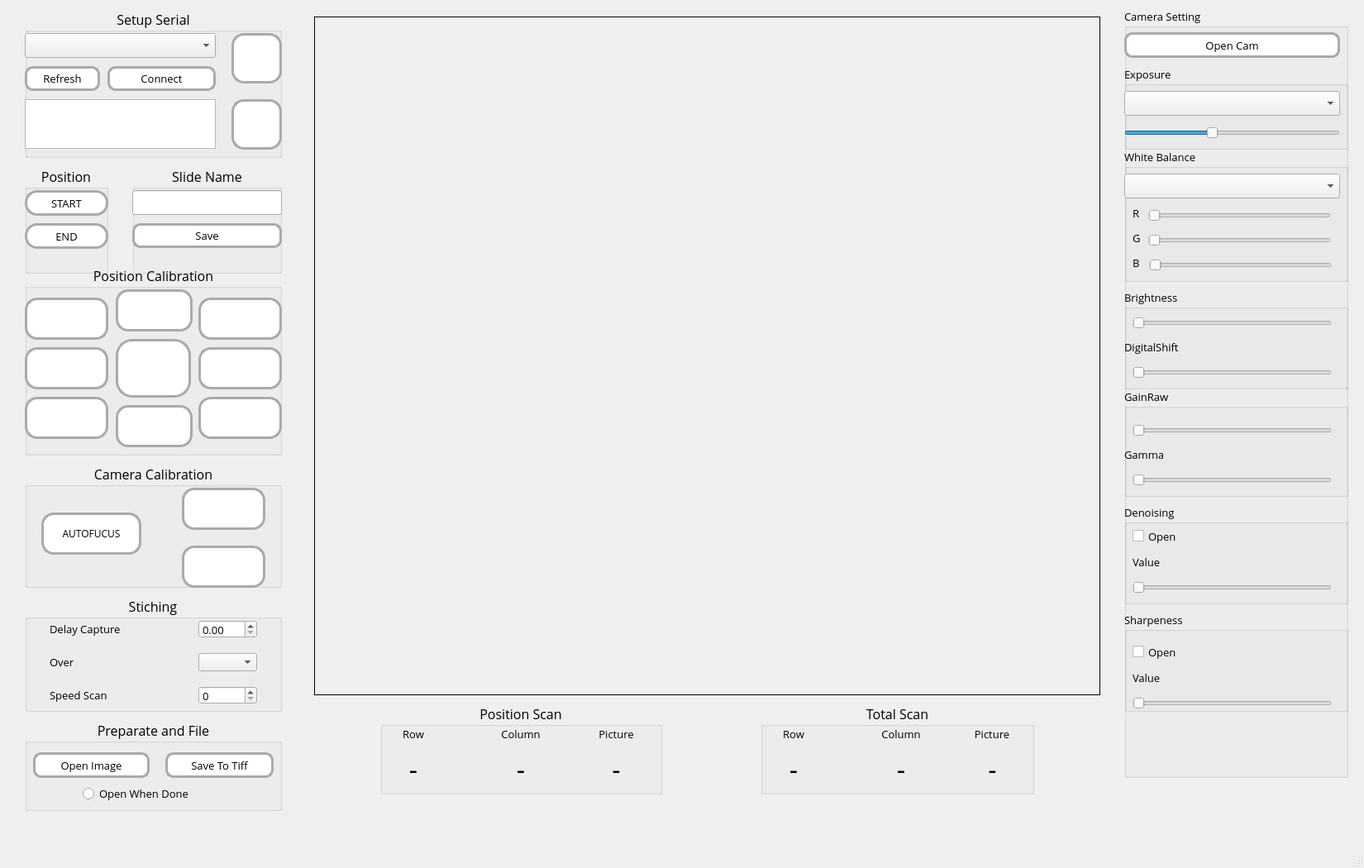
<?xml version="1.0" encoding="UTF-8"?>
<ui version="4.0">
 <class>MicroscannerTest</class>
 <widget class="QMainWindow" name="MicroscannerTest">
  <property name="enabled">
   <bool>true</bool>
  </property>
  <property name="geometry">
   <rect>
    <x>0</x>
    <y>0</y>
    <width>1650</width>
    <height>1050</height>
   </rect>
  </property>
  <property name="font">
   <font>
    <family>Open Sans</family>
    <kerning>true</kerning>
   </font>
  </property>
  <property name="windowTitle">
   <string notr="true">Microscanner Test</string>
  </property>
  <property name="layoutDirection">
   <enum>Qt::LeftToRight</enum>
  </property>
  <property name="autoFillBackground">
   <bool>false</bool>
  </property>
  <widget class="QWidget" name="centralwidget">
   <widget class="QLabel" name="capturelbl">
    <property name="geometry">
     <rect>
      <x>380</x>
      <y>20</y>
      <width>951</width>
      <height>821</height>
     </rect>
    </property>
    <property name="frameShape">
     <enum>QFrame::Box</enum>
    </property>
    <property name="frameShadow">
     <enum>QFrame::Plain</enum>
    </property>
    <property name="lineWidth">
     <number>1</number>
    </property>
    <property name="text">
     <string/>
    </property>
   </widget>
   <widget class="QGroupBox" name="groupBox_2">
    <property name="geometry">
     <rect>
      <x>1360</x>
      <y>10</y>
      <width>271</width>
      <height>931</height>
     </rect>
    </property>
    <property name="font">
     <font>
      <family>Open Sans</family>
      <pointsize>10</pointsize>
     </font>
    </property>
    <property name="title">
     <string>Camera Setting</string>
    </property>
    <property name="flat">
     <bool>true</bool>
    </property>
    <widget class="QPushButton" name="openCam_btn">
     <property name="geometry">
      <rect>
       <x>0</x>
       <y>29</y>
       <width>261</width>
       <height>31</height>
      </rect>
     </property>
     <property name="styleSheet">
      <string notr="true">QPushButton{
	border-radius: 10px;
	border-top: 3px solid #aaaaaa;
	border-left: 3px solid #aaaaaa;
	border-right: 3px solid #aaaaaa;
	border-bottom: 3px solid #aaaaaa;
	background-color: white;
}

QPushButton:pressed{
	background-color: solid #aaaaaa;
	
}</string>
     </property>
     <property name="text">
      <string>Open Cam</string>
     </property>
    </widget>
    <widget class="QGroupBox" name="groupBox_4">
     <property name="geometry">
      <rect>
       <x>0</x>
       <y>70</y>
       <width>271</width>
       <height>101</height>
      </rect>
     </property>
     <property name="font">
      <font>
       <pointsize>10</pointsize>
      </font>
     </property>
     <property name="title">
      <string>Exposure</string>
     </property>
     <property name="flat">
      <bool>true</bool>
     </property>
     <widget class="QComboBox" name="exposureMode">
      <property name="geometry">
       <rect>
        <x>0</x>
        <y>30</y>
        <width>261</width>
        <height>30</height>
       </rect>
      </property>
     </widget>
     <widget class="QSlider" name="exposure_slider">
      <property name="geometry">
       <rect>
        <x>0</x>
        <y>70</y>
        <width>261</width>
        <height>22</height>
       </rect>
      </property>
      <property name="value">
       <number>40</number>
      </property>
      <property name="orientation">
       <enum>Qt::Horizontal</enum>
      </property>
     </widget>
    </widget>
    <widget class="QGroupBox" name="groupBox_5">
     <property name="geometry">
      <rect>
       <x>0</x>
       <y>170</y>
       <width>271</width>
       <height>161</height>
      </rect>
     </property>
     <property name="font">
      <font>
       <pointsize>10</pointsize>
      </font>
     </property>
     <property name="title">
      <string>White Balance</string>
     </property>
     <property name="flat">
      <bool>true</bool>
     </property>
     <widget class="QComboBox" name="WBMode">
      <property name="geometry">
       <rect>
        <x>0</x>
        <y>30</y>
        <width>261</width>
        <height>30</height>
       </rect>
      </property>
     </widget>
     <widget class="QSlider" name="R_slider">
      <property name="geometry">
       <rect>
        <x>29</x>
        <y>70</y>
        <width>221</width>
        <height>22</height>
       </rect>
      </property>
      <property name="orientation">
       <enum>Qt::Horizontal</enum>
      </property>
     </widget>
     <widget class="QSlider" name="G_slider">
      <property name="geometry">
       <rect>
        <x>29</x>
        <y>100</y>
        <width>221</width>
        <height>22</height>
       </rect>
      </property>
      <property name="orientation">
       <enum>Qt::Horizontal</enum>
      </property>
     </widget>
     <widget class="QSlider" name="B_slider">
      <property name="geometry">
       <rect>
        <x>30</x>
        <y>130</y>
        <width>221</width>
        <height>22</height>
       </rect>
      </property>
      <property name="orientation">
       <enum>Qt::Horizontal</enum>
      </property>
     </widget>
     <widget class="QLabel" name="label_4">
      <property name="geometry">
       <rect>
        <x>10</x>
        <y>70</y>
        <width>16</width>
        <height>16</height>
       </rect>
      </property>
      <property name="text">
       <string>R</string>
      </property>
     </widget>
     <widget class="QLabel" name="label_6">
      <property name="geometry">
       <rect>
        <x>10</x>
        <y>100</y>
        <width>16</width>
        <height>16</height>
       </rect>
      </property>
      <property name="text">
       <string>G</string>
      </property>
     </widget>
     <widget class="QLabel" name="label_9">
      <property name="geometry">
       <rect>
        <x>10</x>
        <y>130</y>
        <width>16</width>
        <height>16</height>
       </rect>
      </property>
      <property name="text">
       <string>B</string>
      </property>
     </widget>
    </widget>
    <widget class="QGroupBox" name="groupBox_6">
     <property name="geometry">
      <rect>
       <x>0</x>
       <y>340</y>
       <width>271</width>
       <height>121</height>
      </rect>
     </property>
     <property name="font">
      <font>
       <pointsize>10</pointsize>
      </font>
     </property>
     <property name="title">
      <string>Brightness</string>
     </property>
     <property name="flat">
      <bool>true</bool>
     </property>
     <widget class="QSlider" name="brightness_slider">
      <property name="geometry">
       <rect>
        <x>10</x>
        <y>30</y>
        <width>241</width>
        <height>22</height>
       </rect>
      </property>
      <property name="orientation">
       <enum>Qt::Horizontal</enum>
      </property>
     </widget>
     <widget class="QSlider" name="digitalShift_slider">
      <property name="geometry">
       <rect>
        <x>10</x>
        <y>90</y>
        <width>241</width>
        <height>22</height>
       </rect>
      </property>
      <property name="orientation">
       <enum>Qt::Horizontal</enum>
      </property>
     </widget>
     <widget class="QLabel" name="label_3">
      <property name="geometry">
       <rect>
        <x>0</x>
        <y>60</y>
        <width>131</width>
        <height>20</height>
       </rect>
      </property>
      <property name="text">
       <string>DigitalShift</string>
      </property>
     </widget>
    </widget>
    <widget class="QGroupBox" name="groupBox_7">
     <property name="geometry">
      <rect>
       <x>0</x>
       <y>460</y>
       <width>271</width>
       <height>131</height>
      </rect>
     </property>
     <property name="font">
      <font>
       <pointsize>10</pointsize>
      </font>
     </property>
     <property name="title">
      <string>GainRaw</string>
     </property>
     <property name="flat">
      <bool>true</bool>
     </property>
     <widget class="QSlider" name="gainRaw_slider">
      <property name="geometry">
       <rect>
        <x>10</x>
        <y>40</y>
        <width>241</width>
        <height>22</height>
       </rect>
      </property>
      <property name="orientation">
       <enum>Qt::Horizontal</enum>
      </property>
     </widget>
     <widget class="QSlider" name="gamma_slider">
      <property name="geometry">
       <rect>
        <x>10</x>
        <y>100</y>
        <width>241</width>
        <height>22</height>
       </rect>
      </property>
      <property name="orientation">
       <enum>Qt::Horizontal</enum>
      </property>
     </widget>
     <widget class="QLabel" name="label_5">
      <property name="geometry">
       <rect>
        <x>0</x>
        <y>70</y>
        <width>131</width>
        <height>20</height>
       </rect>
      </property>
      <property name="text">
       <string>Gamma</string>
      </property>
     </widget>
    </widget>
    <widget class="QGroupBox" name="groupBox_8">
     <property name="geometry">
      <rect>
       <x>0</x>
       <y>600</y>
       <width>271</width>
       <height>121</height>
      </rect>
     </property>
     <property name="font">
      <font>
       <pointsize>10</pointsize>
      </font>
     </property>
     <property name="title">
      <string>Denoising</string>
     </property>
     <property name="flat">
      <bool>true</bool>
     </property>
     <widget class="QSlider" name="denoising_slider">
      <property name="geometry">
       <rect>
        <x>10</x>
        <y>90</y>
        <width>241</width>
        <height>22</height>
       </rect>
      </property>
      <property name="orientation">
       <enum>Qt::Horizontal</enum>
      </property>
     </widget>
     <widget class="QLabel" name="denoising_lbl">
      <property name="geometry">
       <rect>
        <x>10</x>
        <y>60</y>
        <width>131</width>
        <height>20</height>
       </rect>
      </property>
      <property name="text">
       <string>Value</string>
      </property>
     </widget>
     <widget class="QCheckBox" name="denoising_cb">
      <property name="geometry">
       <rect>
        <x>10</x>
        <y>30</y>
        <width>70</width>
        <height>17</height>
       </rect>
      </property>
      <property name="text">
       <string>Open</string>
      </property>
     </widget>
    </widget>
    <widget class="QGroupBox" name="groupBox_9">
     <property name="geometry">
      <rect>
       <x>0</x>
       <y>730</y>
       <width>271</width>
       <height>121</height>
      </rect>
     </property>
     <property name="font">
      <font>
       <pointsize>10</pointsize>
      </font>
     </property>
     <property name="title">
      <string>Sharpeness</string>
     </property>
     <property name="flat">
      <bool>true</bool>
     </property>
     <widget class="QSlider" name="sharpness_slider">
      <property name="geometry">
       <rect>
        <x>10</x>
        <y>100</y>
        <width>241</width>
        <height>22</height>
       </rect>
      </property>
      <property name="orientation">
       <enum>Qt::Horizontal</enum>
      </property>
     </widget>
     <widget class="QLabel" name="denoising_slider_3">
      <property name="geometry">
       <rect>
        <x>10</x>
        <y>70</y>
        <width>131</width>
        <height>20</height>
       </rect>
      </property>
      <property name="text">
       <string>Value</string>
      </property>
     </widget>
     <widget class="QCheckBox" name="sharpness_cb">
      <property name="geometry">
       <rect>
        <x>10</x>
        <y>40</y>
        <width>70</width>
        <height>17</height>
       </rect>
      </property>
      <property name="text">
       <string>Open</string>
      </property>
     </widget>
    </widget>
   </widget>
   <widget class="QGroupBox" name="groupBox_3">
    <property name="enabled">
     <bool>true</bool>
    </property>
    <property name="geometry">
     <rect>
      <x>30</x>
      <y>10</y>
      <width>311</width>
      <height>181</height>
     </rect>
    </property>
    <property name="font">
     <font>
      <family>Open Sans</family>
      <pointsize>12</pointsize>
     </font>
    </property>
    <property name="toolTip">
     <string/>
    </property>
    <property name="title">
     <string>Setup Serial</string>
    </property>
    <property name="alignment">
     <set>Qt::AlignCenter</set>
    </property>
    <property name="flat">
     <bool>true</bool>
    </property>
    <widget class="QTextEdit" name="status_txt">
     <property name="enabled">
      <bool>true</bool>
     </property>
     <property name="geometry">
      <rect>
       <x>0</x>
       <y>110</y>
       <width>231</width>
       <height>60</height>
      </rect>
     </property>
     <property name="toolTip">
      <string/>
     </property>
     <property name="autoFillBackground">
      <bool>false</bool>
     </property>
     <property name="readOnly">
      <bool>true</bool>
     </property>
    </widget>
    <widget class="QComboBox" name="comCombo">
     <property name="enabled">
      <bool>true</bool>
     </property>
     <property name="geometry">
      <rect>
       <x>0</x>
       <y>30</y>
       <width>231</width>
       <height>30</height>
      </rect>
     </property>
     <property name="font">
      <font>
       <pointsize>12</pointsize>
      </font>
     </property>
     <property name="toolTip">
      <string/>
     </property>
     <property name="whatsThis">
      <string/>
     </property>
     <property name="currentText">
      <string/>
     </property>
    </widget>
    <widget class="QPushButton" name="connect_btn">
     <property name="enabled">
      <bool>true</bool>
     </property>
     <property name="geometry">
      <rect>
       <x>100</x>
       <y>70</y>
       <width>131</width>
       <height>30</height>
      </rect>
     </property>
     <property name="font">
      <font>
       <pointsize>10</pointsize>
      </font>
     </property>
     <property name="toolTip">
      <string/>
     </property>
     <property name="styleSheet">
      <string notr="true">QPushButton{
	border-radius: 10px;
	border-top: 3px solid #aaaaaa;
	border-left: 3px solid #aaaaaa;
	border-right: 3px solid #aaaaaa;
	border-bottom: 3px solid #aaaaaa;
	background-color: white;
}

QPushButton:pressed{
	background-color: solid #aaaaaa;
	
}</string>
     </property>
     <property name="text">
      <string>Connect</string>
     </property>
    </widget>
    <widget class="QPushButton" name="comRefresh_btn">
     <property name="enabled">
      <bool>true</bool>
     </property>
     <property name="geometry">
      <rect>
       <x>0</x>
       <y>70</y>
       <width>91</width>
       <height>30</height>
      </rect>
     </property>
     <property name="font">
      <font>
       <pointsize>10</pointsize>
      </font>
     </property>
     <property name="toolTip">
      <string/>
     </property>
     <property name="styleSheet">
      <string notr="true">QPushButton{
	border-radius: 10px;
	border-top: 3px solid #aaaaaa;
	border-left: 3px solid #aaaaaa;
	border-right: 3px solid #aaaaaa;
	border-bottom: 3px solid #aaaaaa;
	background-color: white;
}

QPushButton:pressed{
	background-color: solid #aaaaaa;
	
}</string>
     </property>
     <property name="text">
      <string>Refresh</string>
     </property>
    </widget>
   </widget>
   <widget class="QGroupBox" name="groupBox">
    <property name="geometry">
     <rect>
      <x>160</x>
      <y>200</y>
      <width>181</width>
      <height>131</height>
     </rect>
    </property>
    <property name="font">
     <font>
      <family>Open Sans</family>
      <pointsize>12</pointsize>
     </font>
    </property>
    <property name="title">
     <string>Slide Name</string>
    </property>
    <property name="alignment">
     <set>Qt::AlignCenter</set>
    </property>
    <property name="flat">
     <bool>true</bool>
    </property>
    <widget class="QLineEdit" name="namaSlide_text">
     <property name="geometry">
      <rect>
       <x>0</x>
       <y>30</y>
       <width>181</width>
       <height>30</height>
      </rect>
     </property>
     <property name="font">
      <font>
       <pointsize>10</pointsize>
      </font>
     </property>
    </widget>
    <widget class="QPushButton" name="namaSlide_btn">
     <property name="geometry">
      <rect>
       <x>0</x>
       <y>70</y>
       <width>181</width>
       <height>30</height>
      </rect>
     </property>
     <property name="font">
      <font>
       <pointsize>10</pointsize>
      </font>
     </property>
     <property name="styleSheet">
      <string notr="true">QPushButton{
	border-radius: 10px;
	border-top: 3px solid #aaaaaa;
	border-left: 3px solid #aaaaaa;
	border-right: 3px solid #aaaaaa;
	border-bottom: 3px solid #aaaaaa;
	background-color: white;
}

QPushButton:pressed{
	background-color: solid #aaaaaa;
	
}</string>
     </property>
     <property name="text">
      <string>Save</string>
     </property>
    </widget>
   </widget>
   <widget class="QGroupBox" name="groupBox_10">
    <property name="geometry">
     <rect>
      <x>460</x>
      <y>850</y>
      <width>341</width>
      <height>111</height>
     </rect>
    </property>
    <property name="font">
     <font>
      <family>Open Sans</family>
      <pointsize>12</pointsize>
     </font>
    </property>
    <property name="title">
     <string>Position Scan</string>
    </property>
    <property name="alignment">
     <set>Qt::AlignCenter</set>
    </property>
    <property name="flat">
     <bool>true</bool>
    </property>
    <widget class="QLabel" name="currRow_lbl">
     <property name="geometry">
      <rect>
       <x>0</x>
       <y>60</y>
       <width>80</width>
       <height>41</height>
      </rect>
     </property>
     <property name="font">
      <font>
       <pointsize>24</pointsize>
      </font>
     </property>
     <property name="text">
      <string>-</string>
     </property>
     <property name="alignment">
      <set>Qt::AlignCenter</set>
     </property>
    </widget>
    <widget class="QLabel" name="label_15">
     <property name="geometry">
      <rect>
       <x>0</x>
       <y>30</y>
       <width>80</width>
       <height>16</height>
      </rect>
     </property>
     <property name="font">
      <font>
       <pointsize>10</pointsize>
      </font>
     </property>
     <property name="text">
      <string>Row</string>
     </property>
     <property name="alignment">
      <set>Qt::AlignCenter</set>
     </property>
    </widget>
    <widget class="QLabel" name="currCol_lbl">
     <property name="geometry">
      <rect>
       <x>130</x>
       <y>60</y>
       <width>80</width>
       <height>41</height>
      </rect>
     </property>
     <property name="font">
      <font>
       <pointsize>24</pointsize>
      </font>
     </property>
     <property name="text">
      <string>-</string>
     </property>
     <property name="alignment">
      <set>Qt::AlignCenter</set>
     </property>
    </widget>
    <widget class="QLabel" name="label_16">
     <property name="geometry">
      <rect>
       <x>130</x>
       <y>30</y>
       <width>80</width>
       <height>16</height>
      </rect>
     </property>
     <property name="font">
      <font>
       <pointsize>10</pointsize>
      </font>
     </property>
     <property name="text">
      <string>Column</string>
     </property>
     <property name="alignment">
      <set>Qt::AlignCenter</set>
     </property>
    </widget>
    <widget class="QLabel" name="currImg_lbl">
     <property name="geometry">
      <rect>
       <x>210</x>
       <y>60</y>
       <width>151</width>
       <height>41</height>
      </rect>
     </property>
     <property name="font">
      <font>
       <pointsize>24</pointsize>
      </font>
     </property>
     <property name="text">
      <string>-</string>
     </property>
     <property name="alignment">
      <set>Qt::AlignCenter</set>
     </property>
    </widget>
    <widget class="QLabel" name="label_19">
     <property name="geometry">
      <rect>
       <x>240</x>
       <y>30</y>
       <width>91</width>
       <height>16</height>
      </rect>
     </property>
     <property name="font">
      <font>
       <pointsize>10</pointsize>
      </font>
     </property>
     <property name="text">
      <string>Picture</string>
     </property>
     <property name="alignment">
      <set>Qt::AlignCenter</set>
     </property>
    </widget>
   </widget>
   <widget class="QGroupBox" name="groupBox_11">
    <property name="geometry">
     <rect>
      <x>920</x>
      <y>850</y>
      <width>331</width>
      <height>111</height>
     </rect>
    </property>
    <property name="font">
     <font>
      <family>Open Sans</family>
      <pointsize>12</pointsize>
     </font>
    </property>
    <property name="title">
     <string>Total Scan</string>
    </property>
    <property name="alignment">
     <set>Qt::AlignCenter</set>
    </property>
    <property name="flat">
     <bool>true</bool>
    </property>
    <widget class="QLabel" name="sumRow_lbl">
     <property name="geometry">
      <rect>
       <x>0</x>
       <y>60</y>
       <width>80</width>
       <height>41</height>
      </rect>
     </property>
     <property name="font">
      <font>
       <pointsize>24</pointsize>
      </font>
     </property>
     <property name="text">
      <string>-</string>
     </property>
     <property name="alignment">
      <set>Qt::AlignCenter</set>
     </property>
    </widget>
    <widget class="QLabel" name="label_23">
     <property name="geometry">
      <rect>
       <x>0</x>
       <y>30</y>
       <width>80</width>
       <height>16</height>
      </rect>
     </property>
     <property name="font">
      <font>
       <pointsize>10</pointsize>
      </font>
     </property>
     <property name="text">
      <string>Row</string>
     </property>
     <property name="alignment">
      <set>Qt::AlignCenter</set>
     </property>
    </widget>
    <widget class="QLabel" name="sumCol_lbl">
     <property name="geometry">
      <rect>
       <x>130</x>
       <y>60</y>
       <width>80</width>
       <height>41</height>
      </rect>
     </property>
     <property name="font">
      <font>
       <pointsize>24</pointsize>
      </font>
     </property>
     <property name="text">
      <string>-</string>
     </property>
     <property name="alignment">
      <set>Qt::AlignCenter</set>
     </property>
    </widget>
    <widget class="QLabel" name="label_25">
     <property name="geometry">
      <rect>
       <x>130</x>
       <y>30</y>
       <width>80</width>
       <height>16</height>
      </rect>
     </property>
     <property name="font">
      <font>
       <pointsize>10</pointsize>
      </font>
     </property>
     <property name="text">
      <string>Column</string>
     </property>
     <property name="alignment">
      <set>Qt::AlignCenter</set>
     </property>
    </widget>
    <widget class="QLabel" name="sumImg_lbl">
     <property name="geometry">
      <rect>
       <x>220</x>
       <y>60</y>
       <width>121</width>
       <height>41</height>
      </rect>
     </property>
     <property name="font">
      <font>
       <pointsize>24</pointsize>
      </font>
     </property>
     <property name="text">
      <string>-</string>
     </property>
     <property name="alignment">
      <set>Qt::AlignCenter</set>
     </property>
    </widget>
    <widget class="QLabel" name="label_27">
     <property name="geometry">
      <rect>
       <x>210</x>
       <y>30</y>
       <width>140</width>
       <height>16</height>
      </rect>
     </property>
     <property name="font">
      <font>
       <pointsize>10</pointsize>
      </font>
     </property>
     <property name="text">
      <string>Picture</string>
     </property>
     <property name="alignment">
      <set>Qt::AlignCenter</set>
     </property>
    </widget>
   </widget>
   <widget class="QPushButton" name="start_btn">
    <property name="enabled">
     <bool>true</bool>
    </property>
    <property name="geometry">
     <rect>
      <x>280</x>
      <y>40</y>
      <width>61</width>
      <height>61</height>
     </rect>
    </property>
    <property name="font">
     <font>
      <pointsize>12</pointsize>
     </font>
    </property>
    <property name="toolTip">
     <string/>
    </property>
    <property name="styleSheet">
     <string notr="true">QPushButton{
	border-radius: 15px;
	border-top: 3px solid #aaaaaa;
	border-left: 3px solid #aaaaaa;
	border-right: 3px solid #aaaaaa;
	border-bottom: 3px solid #aaaaaa;
	background-color: white;
}

QPushButton:pressed{
	background-color: solid #aaaaaa;
	
}</string>
    </property>
    <property name="text">
     <string/>
    </property>
    <property name="icon">
     <iconset>
      <normaloff>../capture/play.png</normaloff>../capture/play.png</iconset>
    </property>
    <property name="iconSize">
     <size>
      <width>55</width>
      <height>55</height>
     </size>
    </property>
   </widget>
   <widget class="QGroupBox" name="groupBox_12">
    <property name="geometry">
     <rect>
      <x>30</x>
      <y>320</y>
      <width>311</width>
      <height>231</height>
     </rect>
    </property>
    <property name="font">
     <font>
      <pointsize>12</pointsize>
      <weight>50</weight>
      <bold>false</bold>
      <underline>false</underline>
      <strikeout>false</strikeout>
     </font>
    </property>
    <property name="layoutDirection">
     <enum>Qt::LeftToRight</enum>
    </property>
    <property name="title">
     <string>Position Calibration</string>
    </property>
    <property name="alignment">
     <set>Qt::AlignCenter</set>
    </property>
    <property name="flat">
     <bool>true</bool>
    </property>
    <widget class="QPushButton" name="r_btn">
     <property name="geometry">
      <rect>
       <x>210</x>
       <y>100</y>
       <width>101</width>
       <height>51</height>
      </rect>
     </property>
     <property name="styleSheet">
      <string notr="true">QPushButton{
	border-radius: 15px;
	border-top: 3px solid #aaaaaa;
	border-left: 3px solid #aaaaaa;
	border-right: 3px solid #aaaaaa;
	border-bottom: 3px solid #aaaaaa;
	background-color: white;
}

QPushButton:pressed{
	background-color: solid #aaaaaa;
	
}

</string>
     </property>
     <property name="text">
      <string/>
     </property>
     <property name="icon">
      <iconset>
       <normaloff>../capture/kanan.png</normaloff>../capture/kanan.png</iconset>
     </property>
    </widget>
    <widget class="QPushButton" name="u_btn">
     <property name="geometry">
      <rect>
       <x>110</x>
       <y>30</y>
       <width>93</width>
       <height>51</height>
      </rect>
     </property>
     <property name="cursor">
      <cursorShape>ArrowCursor</cursorShape>
     </property>
     <property name="styleSheet">
      <string notr="true">QPushButton{
	border-radius: 15px;
	border-top: 3px solid #aaaaaa;
	border-left: 3px solid #aaaaaa;
	border-right: 3px solid #aaaaaa;
	border-bottom: 3px solid #aaaaaa;
	background-color: white;
}

QPushButton:pressed{
	background-color: solid #aaaaaa;
	
}</string>
     </property>
     <property name="text">
      <string/>
     </property>
     <property name="icon">
      <iconset>
       <normaloff>../capture/atas.png</normaloff>../capture/atas.png</iconset>
     </property>
    </widget>
    <widget class="QPushButton" name="d_btn">
     <property name="geometry">
      <rect>
       <x>110</x>
       <y>170</y>
       <width>93</width>
       <height>51</height>
      </rect>
     </property>
     <property name="styleSheet">
      <string notr="true">QPushButton{
	border-radius: 15px;
	border-top: 3px solid #aaaaaa;
	border-left: 3px solid #aaaaaa;
	border-right: 3px solid #aaaaaa;
	border-bottom: 3px solid #aaaaaa;
	background-color: white;
}

QPushButton:pressed{
	background-color: solid #aaaaaa;
	
}</string>
     </property>
     <property name="text">
      <string/>
     </property>
     <property name="icon">
      <iconset>
       <normaloff>../capture/bawah.png</normaloff>../capture/bawah.png</iconset>
     </property>
    </widget>
    <widget class="QPushButton" name="l_btn">
     <property name="geometry">
      <rect>
       <x>0</x>
       <y>100</y>
       <width>101</width>
       <height>51</height>
      </rect>
     </property>
     <property name="styleSheet">
      <string notr="true">QPushButton{
	border-radius: 15px;
	border-top: 3px solid #aaaaaa;
	border-left: 3px solid #aaaaaa;
	border-right: 3px solid #aaaaaa;
	border-bottom: 3px solid #aaaaaa;
	background-color: white;
}

QPushButton:pressed{
	background-color: solid #aaaaaa;
	
}</string>
     </property>
     <property name="text">
      <string/>
     </property>
     <property name="icon">
      <iconset>
       <normaloff>../capture/kiri.png</normaloff>../capture/kiri.png</iconset>
     </property>
    </widget>
    <widget class="QPushButton" name="home_btn">
     <property name="geometry">
      <rect>
       <x>110</x>
       <y>90</y>
       <width>91</width>
       <height>71</height>
      </rect>
     </property>
     <property name="cursor">
      <cursorShape>ArrowCursor</cursorShape>
     </property>
     <property name="styleSheet">
      <string notr="true">QPushButton{
	border-radius: 20px;
	border-top: 3px solid #aaaaaa;
	border-left: 3px solid #aaaaaa;
	border-right: 3px solid #aaaaaa;
	border-bottom: 3px solid #aaaaaa;
	background-color: white;
}

QPushButton:pressed{
	background-color: solid #aaaaaa;
	
}</string>
     </property>
     <property name="text">
      <string/>
     </property>
     <property name="icon">
      <iconset>
       <normaloff>../capture/home.png</normaloff>../capture/home.png</iconset>
     </property>
     <property name="iconSize">
      <size>
       <width>50</width>
       <height>50</height>
      </size>
     </property>
    </widget>
    <widget class="QPushButton" name="ru_btn">
     <property name="geometry">
      <rect>
       <x>210</x>
       <y>40</y>
       <width>101</width>
       <height>51</height>
      </rect>
     </property>
     <property name="styleSheet">
      <string notr="true">QPushButton{
	border-radius: 15px;
	border-top: 3px solid #aaaaaa;
	border-left: 3px solid #aaaaaa;
	border-right: 3px solid #aaaaaa;
	border-bottom: 3px solid #aaaaaa;
	background-color: white;
}

QPushButton:pressed{
	background-color: solid #aaaaaa;
	
}

</string>
     </property>
     <property name="text">
      <string/>
     </property>
     <property name="icon">
      <iconset>
       <normaloff>../capture/kanan_atas.png</normaloff>../capture/kanan_atas.png</iconset>
     </property>
    </widget>
    <widget class="QPushButton" name="lu_btn">
     <property name="geometry">
      <rect>
       <x>0</x>
       <y>40</y>
       <width>101</width>
       <height>51</height>
      </rect>
     </property>
     <property name="styleSheet">
      <string notr="true">QPushButton{
	border-radius: 15px;
	border-top: 3px solid #aaaaaa;
	border-left: 3px solid #aaaaaa;
	border-right: 3px solid #aaaaaa;
	border-bottom: 3px solid #aaaaaa;
	background-color: white;
}

QPushButton:pressed{
	background-color: solid #aaaaaa;
	
}</string>
     </property>
     <property name="text">
      <string/>
     </property>
     <property name="icon">
      <iconset>
       <normaloff>../capture/kiri_atas.png</normaloff>../capture/kiri_atas.png</iconset>
     </property>
    </widget>
    <widget class="QPushButton" name="ld_btn">
     <property name="geometry">
      <rect>
       <x>0</x>
       <y>160</y>
       <width>101</width>
       <height>51</height>
      </rect>
     </property>
     <property name="styleSheet">
      <string notr="true">QPushButton{
	border-radius: 15px;
	border-top: 3px solid #aaaaaa;
	border-left: 3px solid #aaaaaa;
	border-right: 3px solid #aaaaaa;
	border-bottom: 3px solid #aaaaaa;
	background-color: white;
}

QPushButton:pressed{
	background-color: solid #aaaaaa;
	
}</string>
     </property>
     <property name="text">
      <string/>
     </property>
     <property name="icon">
      <iconset>
       <normaloff>../capture/kiri_bawah.png</normaloff>../capture/kiri_bawah.png</iconset>
     </property>
    </widget>
    <widget class="QPushButton" name="rd_btn">
     <property name="geometry">
      <rect>
       <x>210</x>
       <y>160</y>
       <width>101</width>
       <height>51</height>
      </rect>
     </property>
     <property name="styleSheet">
      <string notr="true">QPushButton{
	border-radius: 15px;
	border-top: 3px solid #aaaaaa;
	border-left: 3px solid #aaaaaa;
	border-right: 3px solid #aaaaaa;
	border-bottom: 3px solid #aaaaaa;
	background-color: white;
}

QPushButton:pressed{
	background-color: solid #aaaaaa;
	
}

</string>
     </property>
     <property name="text">
      <string/>
     </property>
     <property name="icon">
      <iconset>
       <normaloff>../capture/kanan_bawah.png</normaloff>../capture/kanan_bawah.png</iconset>
     </property>
    </widget>
   </widget>
   <widget class="QGroupBox" name="groupBox_13">
    <property name="geometry">
     <rect>
      <x>30</x>
      <y>870</y>
      <width>311</width>
      <height>111</height>
     </rect>
    </property>
    <property name="font">
     <font>
      <pointsize>12</pointsize>
     </font>
    </property>
    <property name="title">
     <string>Preparate and File</string>
    </property>
    <property name="alignment">
     <set>Qt::AlignCenter</set>
    </property>
    <property name="flat">
     <bool>true</bool>
    </property>
    <widget class="QPushButton" name="open_btn">
     <property name="geometry">
      <rect>
       <x>10</x>
       <y>40</y>
       <width>141</width>
       <height>31</height>
      </rect>
     </property>
     <property name="font">
      <font>
       <pointsize>10</pointsize>
      </font>
     </property>
     <property name="styleSheet">
      <string notr="true">QPushButton{
	border-radius: 10px;
	border-top: 3px solid #aaaaaa;
	border-left: 3px solid #aaaaaa;
	border-right: 3px solid #aaaaaa;
	border-bottom: 3px solid #aaaaaa;
	background-color: white;
}

QPushButton:pressed{
	background-color: solid #aaaaaa;
	
}</string>
     </property>
     <property name="text">
      <string>Open Image</string>
     </property>
    </widget>
    <widget class="QPushButton" name="tiff_btn">
     <property name="geometry">
      <rect>
       <x>170</x>
       <y>40</y>
       <width>131</width>
       <height>31</height>
      </rect>
     </property>
     <property name="font">
      <font>
       <pointsize>10</pointsize>
      </font>
     </property>
     <property name="styleSheet">
      <string notr="true">QPushButton{
	border-radius: 10px;
	border-top: 3px solid #aaaaaa;
	border-left: 3px solid #aaaaaa;
	border-right: 3px solid #aaaaaa;
	border-bottom: 3px solid #aaaaaa;
	background-color: white;
}

QPushButton:pressed{
	background-color: solid #aaaaaa;
	
}</string>
     </property>
     <property name="text">
      <string>Save To Tiff</string>
     </property>
    </widget>
    <widget class="QRadioButton" name="openIfDone">
     <property name="geometry">
      <rect>
       <x>70</x>
       <y>80</y>
       <width>161</width>
       <height>20</height>
      </rect>
     </property>
     <property name="font">
      <font>
       <pointsize>10</pointsize>
      </font>
     </property>
     <property name="text">
      <string>Open When Done</string>
     </property>
    </widget>
   </widget>
   <widget class="QGroupBox" name="groupBox_14">
    <property name="geometry">
     <rect>
      <x>30</x>
      <y>560</y>
      <width>311</width>
      <height>151</height>
     </rect>
    </property>
    <property name="font">
     <font>
      <pointsize>12</pointsize>
      <weight>50</weight>
      <bold>false</bold>
      <underline>false</underline>
      <strikeout>false</strikeout>
     </font>
    </property>
    <property name="layoutDirection">
     <enum>Qt::LeftToRight</enum>
    </property>
    <property name="title">
     <string>Camera Calibration</string>
    </property>
    <property name="alignment">
     <set>Qt::AlignCenter</set>
    </property>
    <property name="flat">
     <bool>true</bool>
    </property>
    <widget class="QPushButton" name="t_btn">
     <property name="geometry">
      <rect>
       <x>190</x>
       <y>30</y>
       <width>101</width>
       <height>51</height>
      </rect>
     </property>
     <property name="styleSheet">
      <string notr="true">QPushButton{
	border-radius: 15px;
	border-top: 3px solid #aaaaaa;
	border-left: 3px solid #aaaaaa;
	border-right: 3px solid #aaaaaa;
	border-bottom: 3px solid #aaaaaa;
	background-color: white;
}

QPushButton:pressed{
	background-color: solid #aaaaaa;
	
}</string>
     </property>
     <property name="text">
      <string/>
     </property>
     <property name="icon">
      <iconset>
       <normaloff>../capture/atas.png</normaloff>../capture/atas.png</iconset>
     </property>
    </widget>
    <widget class="QPushButton" name="b_btn">
     <property name="geometry">
      <rect>
       <x>190</x>
       <y>100</y>
       <width>101</width>
       <height>51</height>
      </rect>
     </property>
     <property name="styleSheet">
      <string notr="true">QPushButton{
	border-radius: 15px;
	border-top: 3px solid #aaaaaa;
	border-left: 3px solid #aaaaaa;
	border-right: 3px solid #aaaaaa;
	border-bottom: 3px solid #aaaaaa;
	background-color: white;
}

QPushButton:pressed{
	background-color: solid #aaaaaa;
	
}</string>
     </property>
     <property name="text">
      <string/>
     </property>
     <property name="icon">
      <iconset>
       <normaloff>../capture/bawah.png</normaloff>../capture/bawah.png</iconset>
     </property>
    </widget>
    <widget class="QPushButton" name="auto_btn">
     <property name="geometry">
      <rect>
       <x>20</x>
       <y>60</y>
       <width>121</width>
       <height>51</height>
      </rect>
     </property>
     <property name="font">
      <font>
       <family>MS Shell Dlg 2</family>
       <pointsize>9</pointsize>
       <weight>50</weight>
       <bold>false</bold>
      </font>
     </property>
     <property name="styleSheet">
      <string notr="true">QPushButton{
	border-radius: 15px;
	border-top: 3px solid #aaaaaa;
	border-left: 3px solid #aaaaaa;
	border-right: 3px solid #aaaaaa;
	border-bottom: 3px solid #aaaaaa;
	background-color: white;
}

QPushButton:pressed{
	background-color: solid #aaaaaa;
	
}</string>
     </property>
     <property name="text">
      <string>AUTOFUCUS</string>
     </property>
    </widget>
   </widget>
   <widget class="QPushButton" name="startPoint_btn">
    <property name="geometry">
     <rect>
      <x>30</x>
      <y>230</y>
      <width>101</width>
      <height>31</height>
     </rect>
    </property>
    <property name="font">
     <font>
      <pointsize>10</pointsize>
     </font>
    </property>
    <property name="styleSheet">
     <string notr="true">QPushButton{
	border-radius: 15px;
	border-top: 3px solid #aaaaaa;
	border-left: 3px solid #aaaaaa;
	border-right: 3px solid #aaaaaa;
	border-bottom: 3px solid #aaaaaa;
	background-color: white;
}

QPushButton:pressed{
	background-color: solid #aaaaaa;
	
}</string>
    </property>
    <property name="text">
     <string>START</string>
    </property>
   </widget>
   <widget class="QPushButton" name="endPoint_btn">
    <property name="geometry">
     <rect>
      <x>30</x>
      <y>270</y>
      <width>101</width>
      <height>31</height>
     </rect>
    </property>
    <property name="font">
     <font>
      <pointsize>10</pointsize>
     </font>
    </property>
    <property name="styleSheet">
     <string notr="true">QPushButton{
	border-radius: 15px;
	border-top: 3px solid #aaaaaa;
	border-left: 3px solid #aaaaaa;
	border-right: 3px solid #aaaaaa;
	border-bottom: 3px solid #aaaaaa;
	background-color: white;
}

QPushButton:pressed{
	background-color: solid #aaaaaa;
	
}</string>
    </property>
    <property name="text">
     <string>END</string>
    </property>
   </widget>
   <widget class="QPushButton" name="stop_btn">
    <property name="enabled">
     <bool>true</bool>
    </property>
    <property name="geometry">
     <rect>
      <x>280</x>
      <y>120</y>
      <width>61</width>
      <height>61</height>
     </rect>
    </property>
    <property name="font">
     <font>
      <pointsize>12</pointsize>
     </font>
    </property>
    <property name="toolTip">
     <string/>
    </property>
    <property name="styleSheet">
     <string notr="true">QPushButton{
	border-radius: 15px;
	border-top: 3px solid #aaaaaa;
	border-left: 3px solid #aaaaaa;
	border-right: 3px solid #aaaaaa;
	border-bottom: 3px solid #aaaaaa;
	background-color: white;
}

QPushButton:pressed{
	background-color: solid #aaaaaa;
	
}</string>
    </property>
    <property name="text">
     <string/>
    </property>
    <property name="icon">
     <iconset>
      <normaloff>../capture/stop.png</normaloff>../capture/stop.png</iconset>
    </property>
    <property name="iconSize">
     <size>
      <width>55</width>
      <height>55</height>
     </size>
    </property>
   </widget>
   <widget class="QGroupBox" name="groupBox_15">
    <property name="geometry">
     <rect>
      <x>30</x>
      <y>720</y>
      <width>311</width>
      <height>141</height>
     </rect>
    </property>
    <property name="font">
     <font>
      <pointsize>12</pointsize>
     </font>
    </property>
    <property name="title">
     <string>Stiching</string>
    </property>
    <property name="alignment">
     <set>Qt::AlignCenter</set>
    </property>
    <property name="flat">
     <bool>true</bool>
    </property>
    <widget class="QLabel" name="label">
     <property name="geometry">
      <rect>
       <x>30</x>
       <y>30</y>
       <width>111</width>
       <height>21</height>
      </rect>
     </property>
     <property name="font">
      <font>
       <pointsize>10</pointsize>
      </font>
     </property>
     <property name="text">
      <string>Delay Capture</string>
     </property>
    </widget>
    <widget class="QLabel" name="label_2">
     <property name="geometry">
      <rect>
       <x>30</x>
       <y>70</y>
       <width>101</width>
       <height>21</height>
      </rect>
     </property>
     <property name="font">
      <font>
       <pointsize>10</pointsize>
      </font>
     </property>
     <property name="text">
      <string>Over</string>
     </property>
    </widget>
    <widget class="QComboBox" name="over">
     <property name="geometry">
      <rect>
       <x>210</x>
       <y>70</y>
       <width>71</width>
       <height>22</height>
      </rect>
     </property>
     <property name="font">
      <font>
       <pointsize>10</pointsize>
      </font>
     </property>
    </widget>
    <widget class="QDoubleSpinBox" name="delayCapture">
     <property name="geometry">
      <rect>
       <x>210</x>
       <y>30</y>
       <width>71</width>
       <height>22</height>
      </rect>
     </property>
     <property name="font">
      <font>
       <pointsize>10</pointsize>
      </font>
     </property>
    </widget>
    <widget class="QLabel" name="label_7">
     <property name="geometry">
      <rect>
       <x>30</x>
       <y>110</y>
       <width>111</width>
       <height>21</height>
      </rect>
     </property>
     <property name="font">
      <font>
       <pointsize>10</pointsize>
      </font>
     </property>
     <property name="text">
      <string>Speed Scan</string>
     </property>
    </widget>
    <widget class="QSpinBox" name="speedScan">
     <property name="geometry">
      <rect>
       <x>210</x>
       <y>110</y>
       <width>71</width>
       <height>22</height>
      </rect>
     </property>
     <property name="font">
      <font>
       <pointsize>10</pointsize>
      </font>
     </property>
    </widget>
   </widget>
   <widget class="QGroupBox" name="groupBox_16">
    <property name="geometry">
     <rect>
      <x>30</x>
      <y>200</y>
      <width>101</width>
      <height>131</height>
     </rect>
    </property>
    <property name="font">
     <font>
      <family>Open Sans</family>
      <pointsize>12</pointsize>
     </font>
    </property>
    <property name="title">
     <string>Position</string>
    </property>
    <property name="alignment">
     <set>Qt::AlignCenter</set>
    </property>
    <property name="flat">
     <bool>true</bool>
    </property>
   </widget>
   <zorder>groupBox_16</zorder>
   <zorder>startPoint_btn</zorder>
   <zorder>endPoint_btn</zorder>
   <zorder>capturelbl</zorder>
   <zorder>groupBox_2</zorder>
   <zorder>groupBox_3</zorder>
   <zorder>groupBox</zorder>
   <zorder>groupBox_10</zorder>
   <zorder>groupBox_11</zorder>
   <zorder>start_btn</zorder>
   <zorder>groupBox_12</zorder>
   <zorder>groupBox_13</zorder>
   <zorder>groupBox_14</zorder>
   <zorder>stop_btn</zorder>
   <zorder>groupBox_15</zorder>
  </widget>
  <widget class="QMenuBar" name="menubar">
   <property name="geometry">
    <rect>
     <x>0</x>
     <y>0</y>
     <width>1650</width>
     <height>26</height>
    </rect>
   </property>
  </widget>
  <widget class="QStatusBar" name="statusbar"/>
 </widget>
 <resources/>
 <connections/>
</ui>
